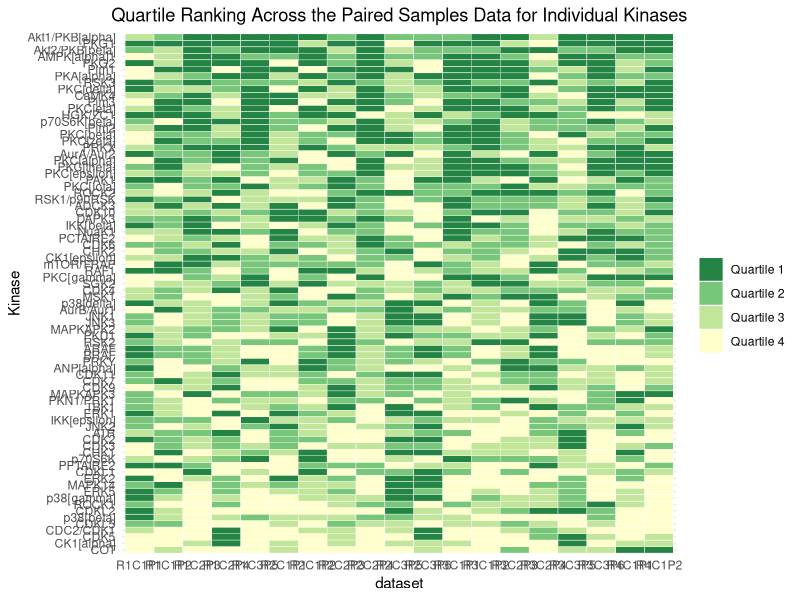

Here is the R script that generated this plot:
# Green Monster for the KRSA Rankings

library(tidyverse)

colors <- rev(c('#ffffcc', '#c2e699', '#78c679', '#238443'))

core_dataset <- read_csv("results/UKA_quartile_rankings_all.csv") |>
  mutate(quartile = factor(str_c("Q", quartile)))
core_ranks <-
  read_csv("results/UKA_quartile_rankings_aggregated_ordered_all.csv")

excluded <-
  core_dataset |>
  group_by(Kinase) |>
  count() |>
  filter(n < 19) |>
  pull(Kinase)

clean_dataset <- core_dataset |>
  filter(!Kinase %in% excluded)

clean_ranks <- core_ranks |>
  filter(!Kinase %in% excluded)

g <-
  ggplot(clean_dataset, aes(x = dataset, y = Kinase, fill = quartile))

p <- g + geom_tile(size = 0.15, color = "white") +
  scale_fill_manual(
    limits = c("Q1", "Q2", "Q3", "Q4"),
    labels = c("Quartile 1", "Quartile 2", "Quartile 3", "Quartile 4"),
    values = colors,
    name = ""
  ) +
  theme_minimal() +
  scale_y_discrete(limits = rev(clean_ranks$Kinase)) +
  ggtitle("Quartile Ranking Across the Paired Samples Data for Individual Kinases") +
  theme(plot.title = element_text(hjust = 0.5))

ggsave(
  "UKA_Quartile_Rank_by_Dataset.png",
  plot = p,
  path = "figures",
  width = 15,
  height = 10,
  units = "in",
  bg = "white"
)
